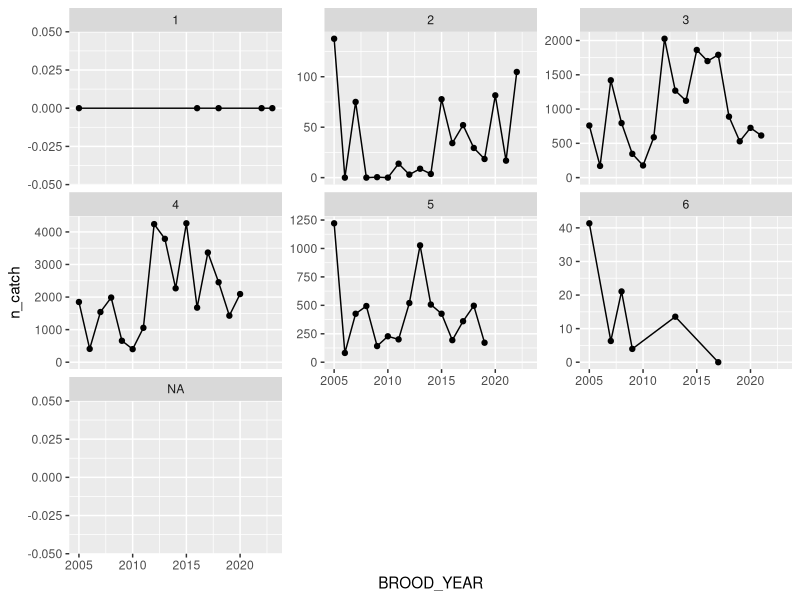
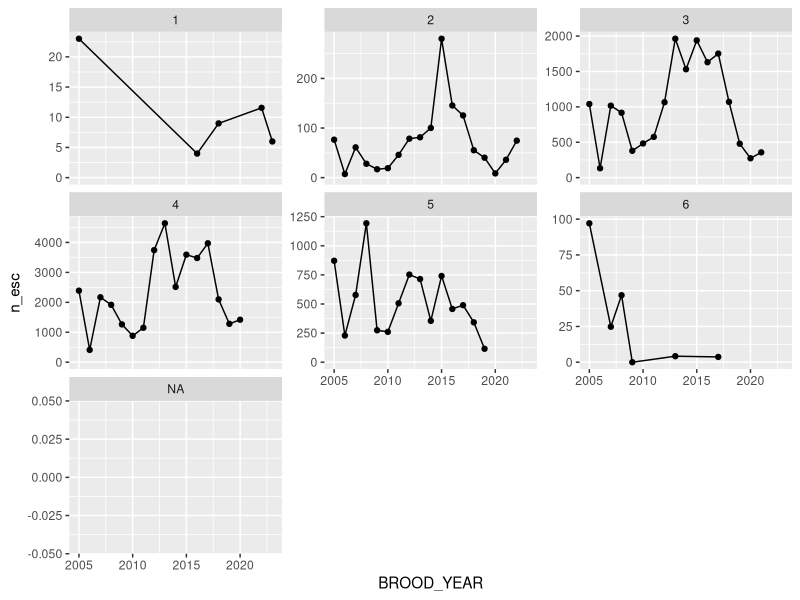
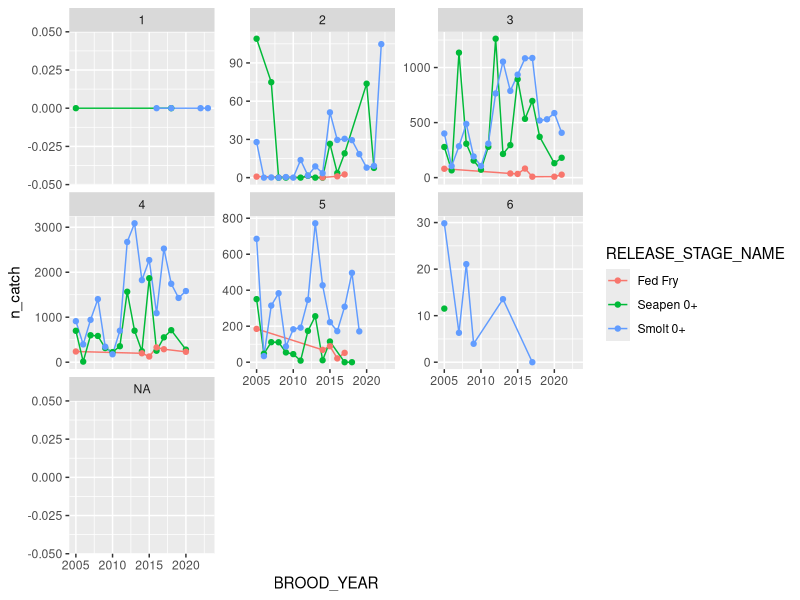
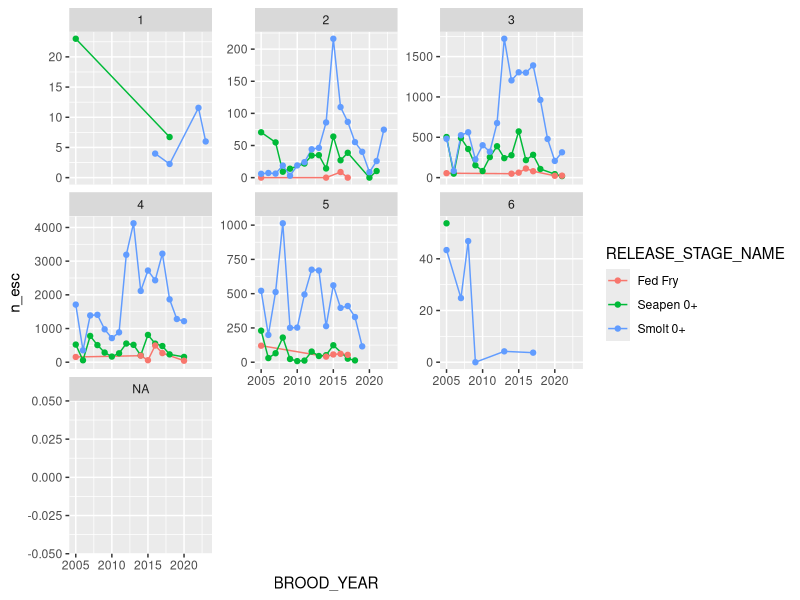

These figures' R source, in order:

library(tidyverse)
library(readxl)

# Quinsam - CWT releases
rel <- readxl::read_excel(
  file.path("data", "Quinsam", "2025-02-17-QuinsamChinook_Analyses_2005-2024.xlsx"),
  sheet = "Releases"
)

cwt_rel <- rel %>%
  summarise(n_CWT = sum(TaggedNum) - sum(ShedTagNum), .by = c(BROOD_YEAR, RELEASE_STAGE_NAME))

g <- ggplot(cwt_rel, aes(BROOD_YEAR, n_CWT, colour = RELEASE_STAGE_NAME)) +
  geom_point() +
  geom_line()

# Quinsam recovery
rec <- readxl::read_excel(
  file.path("data", "Quinsam", "2025-02-17-QuinsamChinook_Analyses_2005-2024.xlsx"),
  sheet = "Expanded"
) %>%
  mutate(is_catch = TotCatch > 0, is_esc = Escape > 0)

table(rec$is_catch, rec$is_esc)
filter(rec, is_catch & is_esc) %>% View()

# Catch area names
#cnames <- colnames(rec)
#data.frame(
#  Name = cnames[grepl("1|2|3", cnames)]
#) %>%
#  readr::write_csv(file = "data/Quinsam/Quinsam_fisheries.csv")


# CWT recoveries
cwt <- summarise(rec,
                 n_catch = sum(TotCatch),
                 n_esc = sum(Escape),
                 .by = c(Age, BROOD_YEAR))

g <- ggplot(cwt, aes(BROOD_YEAR, n_catch)) +
  facet_wrap(vars(Age), scales = "free_y") +
  geom_line() +
  geom_point() +
  expand_limits(y = 0)
g

g <- ggplot(cwt, aes(BROOD_YEAR, n_esc)) +
  facet_wrap(vars(Age), scales = "free_y") +
  geom_line() +
  geom_point() +
  expand_limits(y = 0)
g

# CWT by release strategy
cwt_rs <- summarise(rec,
                    n_catch = sum(TotCatch),
                    n_esc = sum(Escape),
                    .by = c(Age, BROOD_YEAR, RELEASE_STAGE_NAME))

g <- ggplot(cwt_rs, aes(BROOD_YEAR, n_catch, colour = RELEASE_STAGE_NAME)) +
  facet_wrap(vars(Age), scales = "free_y") +
  geom_line() +
  geom_point() +
  expand_limits(y = 0)
g

g <- ggplot(cwt_rs, aes(BROOD_YEAR, n_esc, colour = RELEASE_STAGE_NAME)) +
  facet_wrap(vars(Age), scales = "free_y") +
  geom_line() +
  geom_point() +
  expand_limits(y = 0)
g

# Escapement Fed Fry
cwt_rs %>% filter(RELEASE_STAGE_NAME == "Fed Fry", !is.na(Age)) %>%
  reshape2::acast(list("BROOD_YEAR", "Age"), value.var = "n_esc", fill = 0)

# Escapement Traditionals
cwt_rs %>% filter(RELEASE_STAGE_NAME != "Fed Fry", !is.na(Age)) %>%
  reshape2::acast(list("BROOD_YEAR", "Age"), value.var = "n_esc", fill = 0, fun.agg = sum)

# Catch Fed Fry
cwt_rs %>% filter(RELEASE_STAGE_NAME == "Fed Fry", !is.na(Age)) %>%
  reshape2::acast(list("BROOD_YEAR", "Age"), value.var = "n_catch", fill = 0)

# Catch Traditionals
cwt_rs %>% filter(RELEASE_STAGE_NAME != "Fed Fry", !is.na(Age)) %>%
  reshape2::acast(list("BROOD_YEAR", "Age"), value.var = "n_catch", fill = 0, fun.agg = sum)


